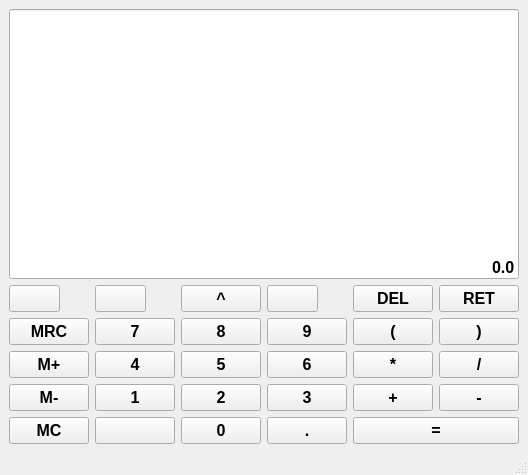
<?xml version="1.0" encoding="UTF-8"?>
<ui version="4.0">
 <class>MainCalc</class>
 <widget class="QMainWindow" name="MainCalc">
  <property name="geometry">
   <rect>
    <x>0</x>
    <y>0</y>
    <width>465</width>
    <height>475</height>
   </rect>
  </property>
  <property name="windowTitle">
   <string>MainCalc</string>
  </property>
  <widget class="QWidget" name="centralwidget">
   <layout class="QGridLayout" name="gridLayout">
    <item row="1" column="1">
     <widget class="QPushButton" name="pushButton_26">
      <property name="sizePolicy">
       <sizepolicy hsizetype="Fixed" vsizetype="Preferred">
        <horstretch>0</horstretch>
        <verstretch>0</verstretch>
       </sizepolicy>
      </property>
      <property name="font">
       <font>
        <pointsize>12</pointsize>
        <bold>true</bold>
       </font>
      </property>
      <property name="styleSheet">
       <string notr="true">QPushButton {
	background-color: #0000CD;
	boder: 1px solid gray;
	padding: 5px;
    width: 56px;
}♣

QPushButton:pressed {
	background-color: #A9A9A9;
	boder: 1px solid gray;
	padding: 5px;
}♣</string>
      </property>
      <property name="text">
       <string/>
      </property>
     </widget>
    </item>
    <item row="1" column="4">
     <widget class="QPushButton" name="pushButton_30">
      <property name="sizePolicy">
       <sizepolicy hsizetype="Preferred" vsizetype="Preferred">
        <horstretch>0</horstretch>
        <verstretch>0</verstretch>
       </sizepolicy>
      </property>
      <property name="font">
       <font>
        <pointsize>12</pointsize>
        <bold>true</bold>
       </font>
      </property>
      <property name="styleSheet">
       <string notr="true">QPushButton {
	background-color: #0000CD;
	boder: 1px solid gray;
	padding: 5px;
    width: 56px;
}♣

QPushButton:pressed {
	background-color: #A9A9A9;
	boder: 1px solid gray;
	padding: 5px;
}♣</string>
      </property>
      <property name="text">
       <string>DEL</string>
      </property>
     </widget>
    </item>
    <item row="5" column="1">
     <widget class="QPushButton" name="pushButton_12">
      <property name="sizePolicy">
       <sizepolicy hsizetype="Preferred" vsizetype="Preferred">
        <horstretch>0</horstretch>
        <verstretch>0</verstretch>
       </sizepolicy>
      </property>
      <property name="font">
       <font>
        <pointsize>12</pointsize>
        <bold>true</bold>
       </font>
      </property>
      <property name="styleSheet">
       <string notr="true">QPushButton {
	background-color: #0000CD;
	boder: 1px solid gray;
	padding: 5px;
    width: 56px;
}♣

QPushButton:pressed {
	background-color: #A9A9A9;
	boder: 1px solid gray;
	padding: 5px;
}♣</string>
      </property>
      <property name="text">
       <string/>
      </property>
     </widget>
    </item>
    <item row="3" column="0">
     <widget class="QPushButton" name="pushButton_7">
      <property name="sizePolicy">
       <sizepolicy hsizetype="Preferred" vsizetype="Preferred">
        <horstretch>0</horstretch>
        <verstretch>0</verstretch>
       </sizepolicy>
      </property>
      <property name="font">
       <font>
        <pointsize>12</pointsize>
        <bold>true</bold>
       </font>
      </property>
      <property name="styleSheet">
       <string notr="true">QPushButton {
	background-color: #0000CD;
	boder: 1px solid gray;
	padding: 5px;
    width: 56px;
}♣

QPushButton:pressed {
	background-color: #A9A9A9;
	boder: 1px solid gray;
	padding: 5px;
}♣</string>
      </property>
      <property name="text">
       <string>M+</string>
      </property>
     </widget>
    </item>
    <item row="2" column="3">
     <widget class="QPushButton" name="pushButton_4">
      <property name="sizePolicy">
       <sizepolicy hsizetype="Preferred" vsizetype="Preferred">
        <horstretch>0</horstretch>
        <verstretch>0</verstretch>
       </sizepolicy>
      </property>
      <property name="font">
       <font>
        <pointsize>12</pointsize>
        <bold>true</bold>
       </font>
      </property>
      <property name="styleSheet">
       <string notr="true">QPushButton {
	background-color: #0000FF;
	boder: 1px solid gray;
	padding: 5px;
    width: 56px;
}♣

QPushButton:pressed {
	background-color: #A9A9A9;
	boder: 1px solid gray;
	padding: 5px;
	width: 56px;
}♣
</string>
      </property>
      <property name="text">
       <string>9</string>
      </property>
     </widget>
    </item>
    <item row="4" column="3">
     <widget class="QPushButton" name="pushButton_17">
      <property name="sizePolicy">
       <sizepolicy hsizetype="Preferred" vsizetype="Preferred">
        <horstretch>0</horstretch>
        <verstretch>0</verstretch>
       </sizepolicy>
      </property>
      <property name="font">
       <font>
        <pointsize>12</pointsize>
        <bold>true</bold>
       </font>
      </property>
      <property name="styleSheet">
       <string notr="true">QPushButton {
	background-color: #0000FF;
	boder: 1px solid gray;
	padding: 5px;
    width: 56px;
}♣

QPushButton:pressed {
	background-color: #A9A9A9;
	boder: 1px solid gray;
	padding: 5px;
	width: 56px;
}♣
</string>
      </property>
      <property name="text">
       <string>3</string>
      </property>
     </widget>
    </item>
    <item row="1" column="3">
     <widget class="QPushButton" name="pushButton_29">
      <property name="sizePolicy">
       <sizepolicy hsizetype="Fixed" vsizetype="Preferred">
        <horstretch>0</horstretch>
        <verstretch>0</verstretch>
       </sizepolicy>
      </property>
      <property name="font">
       <font>
        <pointsize>12</pointsize>
        <bold>true</bold>
       </font>
      </property>
      <property name="styleSheet">
       <string notr="true">QPushButton {
	background-color: #0000CD;
	boder: 1px solid gray;
	padding: 5px;
    width: 56px;
}♣

QPushButton:pressed {
	background-color: #A9A9A9;
	boder: 1px solid gray;
	padding: 5px;
}♣</string>
      </property>
      <property name="text">
       <string/>
      </property>
     </widget>
    </item>
    <item row="1" column="0">
     <widget class="QPushButton" name="pushButton_25">
      <property name="sizePolicy">
       <sizepolicy hsizetype="Fixed" vsizetype="Preferred">
        <horstretch>0</horstretch>
        <verstretch>0</verstretch>
       </sizepolicy>
      </property>
      <property name="font">
       <font>
        <pointsize>12</pointsize>
        <bold>true</bold>
       </font>
      </property>
      <property name="styleSheet">
       <string notr="true">QPushButton {
	background-color: #0000CD;
	boder: 1px solid gray;
	padding: 5px;
    width: 56px;
}♣

QPushButton:pressed {
	background-color: #A9A9A9;
	boder: 1px solid gray;
	padding: 5px;
}♣</string>
      </property>
      <property name="text">
       <string/>
      </property>
     </widget>
    </item>
    <item row="3" column="5">
     <widget class="QPushButton" name="pushButton_22">
      <property name="sizePolicy">
       <sizepolicy hsizetype="Preferred" vsizetype="Preferred">
        <horstretch>0</horstretch>
        <verstretch>0</verstretch>
       </sizepolicy>
      </property>
      <property name="font">
       <font>
        <pointsize>12</pointsize>
        <bold>true</bold>
       </font>
      </property>
      <property name="styleSheet">
       <string notr="true">QPushButton {
	background-color: #0000CD;
	boder: 1px solid gray;
	padding: 5px;
    width: 56px;
}♣

QPushButton:pressed {
	background-color: #A9A9A9;
	boder: 1px solid gray;
	padding: 5px;
}♣</string>
      </property>
      <property name="text">
       <string>/</string>
      </property>
     </widget>
    </item>
    <item row="4" column="4">
     <widget class="QPushButton" name="pushButton_20">
      <property name="sizePolicy">
       <sizepolicy hsizetype="Preferred" vsizetype="Preferred">
        <horstretch>0</horstretch>
        <verstretch>0</verstretch>
       </sizepolicy>
      </property>
      <property name="font">
       <font>
        <pointsize>12</pointsize>
        <bold>true</bold>
       </font>
      </property>
      <property name="styleSheet">
       <string notr="true">QPushButton {
	background-color: #0000CD;
	boder: 1px solid gray;
	padding: 5px;
    width: 56px;
}♣

QPushButton:pressed {
	background-color: #A9A9A9;
	boder: 1px solid gray;
	padding: 5px;
}♣</string>
      </property>
      <property name="text">
       <string>+</string>
      </property>
     </widget>
    </item>
    <item row="5" column="2">
     <widget class="QPushButton" name="pushButton_15">
      <property name="sizePolicy">
       <sizepolicy hsizetype="Preferred" vsizetype="Preferred">
        <horstretch>0</horstretch>
        <verstretch>0</verstretch>
       </sizepolicy>
      </property>
      <property name="font">
       <font>
        <pointsize>12</pointsize>
        <bold>true</bold>
       </font>
      </property>
      <property name="styleSheet">
       <string notr="true">QPushButton {
	background-color: #0000FF;
	boder: 1px solid gray;
	padding: 5px;
    width: 56px;
}♣

QPushButton:pressed {
	background-color: #A9A9A9;
	boder: 1px solid gray;
	padding: 5px;
	width: 56px;
}♣
</string>
      </property>
      <property name="text">
       <string>0</string>
      </property>
     </widget>
    </item>
    <item row="2" column="1">
     <widget class="QPushButton" name="pushButton_2">
      <property name="sizePolicy">
       <sizepolicy hsizetype="Preferred" vsizetype="Preferred">
        <horstretch>0</horstretch>
        <verstretch>0</verstretch>
       </sizepolicy>
      </property>
      <property name="font">
       <font>
        <pointsize>12</pointsize>
        <bold>true</bold>
       </font>
      </property>
      <property name="styleSheet">
       <string notr="true">QPushButton {
	background-color: #0000FF;
	boder: 1px solid gray;
	padding: 5px;
    width: 56px;
}♣

QPushButton:pressed {
	background-color: #A9A9A9;
	boder: 1px solid gray;
	padding: 5px;
	width: 56px;
}♣
</string>
      </property>
      <property name="text">
       <string>7</string>
      </property>
     </widget>
    </item>
    <item row="5" column="0">
     <widget class="QPushButton" name="pushButton_9">
      <property name="sizePolicy">
       <sizepolicy hsizetype="Preferred" vsizetype="Preferred">
        <horstretch>0</horstretch>
        <verstretch>0</verstretch>
       </sizepolicy>
      </property>
      <property name="font">
       <font>
        <pointsize>12</pointsize>
        <bold>true</bold>
       </font>
      </property>
      <property name="styleSheet">
       <string notr="true">QPushButton {
	background-color: #0000CD;
	boder: 1px solid gray;
	padding: 5px;
    width: 56px;
}♣

QPushButton:pressed {
	background-color: #A9A9A9;
	boder: 1px solid gray;
	padding: 5px;
}♣</string>
      </property>
      <property name="text">
       <string>MC</string>
      </property>
     </widget>
    </item>
    <item row="3" column="1">
     <widget class="QPushButton" name="pushButton_10">
      <property name="sizePolicy">
       <sizepolicy hsizetype="Preferred" vsizetype="Preferred">
        <horstretch>0</horstretch>
        <verstretch>0</verstretch>
       </sizepolicy>
      </property>
      <property name="font">
       <font>
        <pointsize>12</pointsize>
        <bold>true</bold>
       </font>
      </property>
      <property name="styleSheet">
       <string notr="true">QPushButton {
	background-color: #0000FF;
	boder: 1px solid gray;
	padding: 5px;
    width: 56px;
}♣

QPushButton:pressed {
	background-color: #A9A9A9;
	boder: 1px solid gray;
	padding: 5px;
	width: 56px;
}♣
</string>
      </property>
      <property name="text">
       <string>4</string>
      </property>
     </widget>
    </item>
    <item row="4" column="2">
     <widget class="QPushButton" name="pushButton_14">
      <property name="sizePolicy">
       <sizepolicy hsizetype="Preferred" vsizetype="Preferred">
        <horstretch>0</horstretch>
        <verstretch>0</verstretch>
       </sizepolicy>
      </property>
      <property name="font">
       <font>
        <pointsize>12</pointsize>
        <bold>true</bold>
       </font>
      </property>
      <property name="styleSheet">
       <string notr="true">QPushButton {
	background-color: #0000FF;
	boder: 1px solid gray;
	padding: 5px;
    width: 56px;
}♣

QPushButton:pressed {
	background-color: #A9A9A9;
	boder: 1px solid gray;
	padding: 5px;
	width: 56px;
}♣
</string>
      </property>
      <property name="text">
       <string>2</string>
      </property>
     </widget>
    </item>
    <item row="4" column="0">
     <widget class="QPushButton" name="pushButton_8">
      <property name="sizePolicy">
       <sizepolicy hsizetype="Preferred" vsizetype="Preferred">
        <horstretch>0</horstretch>
        <verstretch>0</verstretch>
       </sizepolicy>
      </property>
      <property name="font">
       <font>
        <pointsize>12</pointsize>
        <bold>true</bold>
       </font>
      </property>
      <property name="styleSheet">
       <string notr="true">QPushButton {
	background-color: #0000CD;
	boder: 1px solid gray;
	padding: 5px;
    width: 56px;
}♣

QPushButton:pressed {
	background-color: #A9A9A9;
	boder: 1px solid gray;
	padding: 5px;
}♣</string>
      </property>
      <property name="text">
       <string>M-</string>
      </property>
     </widget>
    </item>
    <item row="1" column="5">
     <widget class="QPushButton" name="pushButton_27">
      <property name="sizePolicy">
       <sizepolicy hsizetype="Fixed" vsizetype="Preferred">
        <horstretch>0</horstretch>
        <verstretch>0</verstretch>
       </sizepolicy>
      </property>
      <property name="font">
       <font>
        <pointsize>12</pointsize>
        <bold>true</bold>
       </font>
      </property>
      <property name="styleSheet">
       <string notr="true">QPushButton {
	background-color: #0000CD;
	boder: 1px solid gray;
	padding: 5px;
    width: 56px;
}♣

QPushButton:pressed {
	background-color: #A9A9A9;
	boder: 1px solid gray;
	padding: 5px;
}♣</string>
      </property>
      <property name="text">
       <string>RET</string>
      </property>
     </widget>
    </item>
    <item row="2" column="5">
     <widget class="QPushButton" name="pushButton_6">
      <property name="sizePolicy">
       <sizepolicy hsizetype="Preferred" vsizetype="Preferred">
        <horstretch>0</horstretch>
        <verstretch>0</verstretch>
       </sizepolicy>
      </property>
      <property name="font">
       <font>
        <pointsize>12</pointsize>
        <bold>true</bold>
       </font>
      </property>
      <property name="styleSheet">
       <string notr="true">QPushButton {
	background-color: #0000CD;
	boder: 1px solid gray;
	padding: 5px;
    width: 56px;
}♣

QPushButton:pressed {
	background-color: #A9A9A9;
	boder: 1px solid gray;
	padding: 5px;
}♣</string>
      </property>
      <property name="text">
       <string>)</string>
      </property>
     </widget>
    </item>
    <item row="5" column="3">
     <widget class="QPushButton" name="pushButton_18">
      <property name="sizePolicy">
       <sizepolicy hsizetype="Preferred" vsizetype="Preferred">
        <horstretch>0</horstretch>
        <verstretch>0</verstretch>
       </sizepolicy>
      </property>
      <property name="font">
       <font>
        <pointsize>12</pointsize>
        <bold>true</bold>
       </font>
      </property>
      <property name="styleSheet">
       <string notr="true">QPushButton {
	background-color: #0000CD;
	boder: 1px solid gray;
	padding: 5px;
    width: 56px;
}♣

QPushButton:pressed {
	background-color: #A9A9A9;
	boder: 1px solid gray;
	padding: 5px;
}♣</string>
      </property>
      <property name="text">
       <string>.</string>
      </property>
     </widget>
    </item>
    <item row="3" column="2">
     <widget class="QPushButton" name="pushButton_13">
      <property name="sizePolicy">
       <sizepolicy hsizetype="Preferred" vsizetype="Preferred">
        <horstretch>0</horstretch>
        <verstretch>0</verstretch>
       </sizepolicy>
      </property>
      <property name="font">
       <font>
        <pointsize>12</pointsize>
        <bold>true</bold>
       </font>
      </property>
      <property name="styleSheet">
       <string notr="true">QPushButton {
	background-color: #0000FF;
	boder: 1px solid gray;
	padding: 5px;
    width: 56px;
}♣

QPushButton:pressed {
	background-color: #A9A9A9;
	boder: 1px solid gray;
	padding: 5px;
	width: 56px;
}♣
</string>
      </property>
      <property name="text">
       <string>5</string>
      </property>
     </widget>
    </item>
    <item row="5" column="4" colspan="2">
     <widget class="QPushButton" name="pushButton_24">
      <property name="sizePolicy">
       <sizepolicy hsizetype="Preferred" vsizetype="Preferred">
        <horstretch>0</horstretch>
        <verstretch>0</verstretch>
       </sizepolicy>
      </property>
      <property name="font">
       <font>
        <pointsize>12</pointsize>
        <bold>true</bold>
       </font>
      </property>
      <property name="styleSheet">
       <string notr="true">QPushButton {
	background-color: #191970;
	boder: 1px solid gray;
	padding: 5px;
}♣

QPushButton:pressed {
	background-color: #A9A9A9;
	boder: 1px solid gray;
	padding: 5px;
}♣</string>
      </property>
      <property name="text">
       <string>=</string>
      </property>
     </widget>
    </item>
    <item row="0" column="0" colspan="6">
     <widget class="QLineEdit" name="lineEdit">
      <property name="sizePolicy">
       <sizepolicy hsizetype="Preferred" vsizetype="Expanding">
        <horstretch>0</horstretch>
        <verstretch>0</verstretch>
       </sizepolicy>
      </property>
      <property name="font">
       <font>
        <pointsize>12</pointsize>
        <bold>true</bold>
       </font>
      </property>
      <property name="styleSheet">
       <string notr="true">QLineEdit {
	boder: 1px solid gray;
}♣</string>
      </property>
      <property name="text">
       <string>0.0</string>
      </property>
      <property name="alignment">
       <set>Qt::AlignBottom|Qt::AlignRight|Qt::AlignTrailing</set>
      </property>
     </widget>
    </item>
    <item row="3" column="3">
     <widget class="QPushButton" name="pushButton_16">
      <property name="sizePolicy">
       <sizepolicy hsizetype="Preferred" vsizetype="Preferred">
        <horstretch>0</horstretch>
        <verstretch>0</verstretch>
       </sizepolicy>
      </property>
      <property name="font">
       <font>
        <pointsize>12</pointsize>
        <bold>true</bold>
       </font>
      </property>
      <property name="styleSheet">
       <string notr="true">QPushButton {
	background-color: #0000FF;
	boder: 1px solid gray;
	padding: 5px;
    width: 56px;
}♣

QPushButton:pressed {
	background-color: #A9A9A9;
	boder: 1px solid gray;
	padding: 5px;
	width: 56px;
}♣
</string>
      </property>
      <property name="text">
       <string>6</string>
      </property>
     </widget>
    </item>
    <item row="3" column="4">
     <widget class="QPushButton" name="pushButton_19">
      <property name="sizePolicy">
       <sizepolicy hsizetype="Preferred" vsizetype="Preferred">
        <horstretch>0</horstretch>
        <verstretch>0</verstretch>
       </sizepolicy>
      </property>
      <property name="font">
       <font>
        <pointsize>12</pointsize>
        <bold>true</bold>
       </font>
      </property>
      <property name="styleSheet">
       <string notr="true">QPushButton {
	background-color: #0000CD;
	boder: 1px solid gray;
	padding: 5px;
    width: 56px;
}♣

QPushButton:pressed {
	background-color: #A9A9A9;
	boder: 1px solid gray;
	padding: 5px;
}♣</string>
      </property>
      <property name="text">
       <string>*</string>
      </property>
     </widget>
    </item>
    <item row="4" column="5">
     <widget class="QPushButton" name="pushButton_23">
      <property name="sizePolicy">
       <sizepolicy hsizetype="Preferred" vsizetype="Preferred">
        <horstretch>0</horstretch>
        <verstretch>0</verstretch>
       </sizepolicy>
      </property>
      <property name="font">
       <font>
        <pointsize>12</pointsize>
        <bold>true</bold>
       </font>
      </property>
      <property name="styleSheet">
       <string notr="true">QPushButton {
	background-color: #0000CD;
	boder: 1px solid gray;
	padding: 5px;
    width: 56px;
}♣

QPushButton:pressed {
	background-color: #A9A9A9;
	boder: 1px solid gray;
	padding: 5px;
}♣</string>
      </property>
      <property name="text">
       <string>-</string>
      </property>
     </widget>
    </item>
    <item row="4" column="1">
     <widget class="QPushButton" name="pushButton_11">
      <property name="sizePolicy">
       <sizepolicy hsizetype="Preferred" vsizetype="Preferred">
        <horstretch>0</horstretch>
        <verstretch>0</verstretch>
       </sizepolicy>
      </property>
      <property name="font">
       <font>
        <pointsize>12</pointsize>
        <bold>true</bold>
       </font>
      </property>
      <property name="styleSheet">
       <string notr="true">QPushButton {
	background-color: #0000FF;
	boder: 1px solid gray;
	padding: 5px;
    width: 56px;
}♣

QPushButton:pressed {
	background-color: #A9A9A9;
	boder: 1px solid gray;
	padding: 5px;
	width: 56px;
}♣
</string>
      </property>
      <property name="text">
       <string>1</string>
      </property>
     </widget>
    </item>
    <item row="2" column="0">
     <widget class="QPushButton" name="pushButton">
      <property name="sizePolicy">
       <sizepolicy hsizetype="Preferred" vsizetype="Preferred">
        <horstretch>0</horstretch>
        <verstretch>0</verstretch>
       </sizepolicy>
      </property>
      <property name="font">
       <font>
        <pointsize>12</pointsize>
        <bold>true</bold>
       </font>
      </property>
      <property name="styleSheet">
       <string notr="true">QPushButton {
	background-color: #0000CD;
	boder: 1px solid gray;
	padding: 5px;
    width: 56px;
}♣

QPushButton:pressed {
	background-color: #A9A9A9;
	boder: 1px solid gray;
	padding: 5px;
}♣</string>
      </property>
      <property name="text">
       <string>MRC</string>
      </property>
     </widget>
    </item>
    <item row="1" column="2">
     <widget class="QPushButton" name="pushButton_28">
      <property name="sizePolicy">
       <sizepolicy hsizetype="Fixed" vsizetype="Preferred">
        <horstretch>0</horstretch>
        <verstretch>0</verstretch>
       </sizepolicy>
      </property>
      <property name="font">
       <font>
        <pointsize>12</pointsize>
        <bold>true</bold>
       </font>
      </property>
      <property name="styleSheet">
       <string notr="true">QPushButton {
	background-color: #0000CD;
	boder: 1px solid gray;
	padding: 5px;
    width: 56px;
}♣

QPushButton:pressed {
	background-color: #A9A9A9;
	boder: 1px solid gray;
	padding: 5px;
}♣</string>
      </property>
      <property name="text">
       <string>^</string>
      </property>
     </widget>
    </item>
    <item row="2" column="4">
     <widget class="QPushButton" name="pushButton_5">
      <property name="sizePolicy">
       <sizepolicy hsizetype="Preferred" vsizetype="Preferred">
        <horstretch>0</horstretch>
        <verstretch>0</verstretch>
       </sizepolicy>
      </property>
      <property name="font">
       <font>
        <pointsize>12</pointsize>
        <bold>true</bold>
       </font>
      </property>
      <property name="styleSheet">
       <string notr="true">QPushButton {
	background-color: #0000CD;
	boder: 1px solid gray;
	padding: 5px;
    width: 56px;
}♣

QPushButton:pressed {
	background-color: #A9A9A9;
	boder: 1px solid gray;
	padding: 5px;
}♣</string>
      </property>
      <property name="text">
       <string>(</string>
      </property>
     </widget>
    </item>
    <item row="2" column="2">
     <widget class="QPushButton" name="pushButton_3">
      <property name="sizePolicy">
       <sizepolicy hsizetype="Preferred" vsizetype="Preferred">
        <horstretch>0</horstretch>
        <verstretch>0</verstretch>
       </sizepolicy>
      </property>
      <property name="font">
       <font>
        <pointsize>12</pointsize>
        <bold>true</bold>
       </font>
      </property>
      <property name="styleSheet">
       <string notr="true">QPushButton {
	background-color: #0000FF;
	boder: 1px solid gray;
	padding: 5px;
    width: 56px;
}♣

QPushButton:pressed {
	background-color: #A9A9A9;
	boder: 1px solid gray;
	padding: 5px;
	width: 56px;
}♣
</string>
      </property>
      <property name="text">
       <string>8</string>
      </property>
     </widget>
    </item>
   </layout>
  </widget>
  <widget class="QMenuBar" name="menubar">
   <property name="geometry">
    <rect>
     <x>0</x>
     <y>0</y>
     <width>465</width>
     <height>26</height>
    </rect>
   </property>
  </widget>
  <widget class="QStatusBar" name="statusbar"/>
 </widget>
 <resources/>
 <connections/>
</ui>
